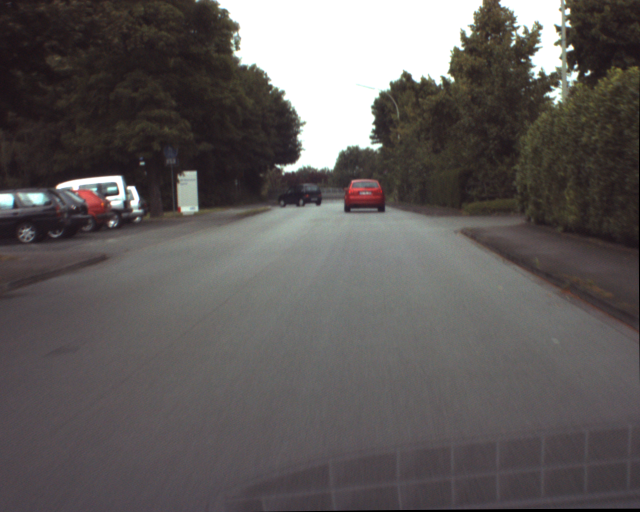
%> input picture assignment2/testimages/ur_c_s_03a_01_L_0376.png, 1280 x 1024 px (shown at 1/2 size)
$ octave main_1_stef_change.m   (GNU Octave 9; MATLAB toolbox functions it lacks are replaced by stand-ins)
%> lines starting %> are read from the running program, lines starting %| are printed output that depends on the picture; in (x1, y1, x2, y2) boxes, pixels count from 0 and x2, y2 are one past the last pixel; in counts of white or black regions, pixels touching at a corner belong together; the program's own positions count from 1
close all;
clear, clc;
% set(0, 'DefaultFigureWindowStyle', 'docked');
addpath("testimages/")

% second part
images = { 'ur_c_s_03a_01_L_0376.png', ...
           'ur_c_s_03a_01_L_0377.png', ...
           'ur_c_s_03a_01_L_0378.png', ...
           'ur_c_s_03a_01_L_0379.png', ...
           'ur_c_s_03a_01_L_0380.png', ...
           'ur_c_s_03a_01_L_0381.png' };


img = im2gray(imread(images{1}));
%> img: size 1024x1280 uint8; min 0, max 255, mean 92.1
red_car = img(360:420,690:770); %window of car
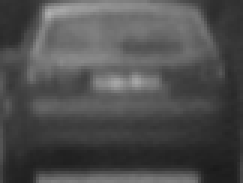
%> red_car: size 61x81 uint8 (shown 3 times larger); min 26, max 176, mean 78.2
turning_car = img(370:412,555:645); %window of blue car
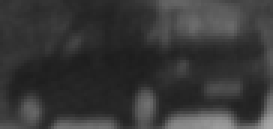
%> turning_car: size 43x91 uint8 (shown 3 times larger); min 29, max 169, mean 55.7
big_window=img(320:462,495:705);   % bigger window black car - slower
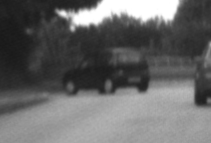
%> big_window: size 143x211 uint8; min 25, max 255, mean 103.1
small_window=img(387:395,595:605); %smaller window black car - we do not find the car anymore


TemplateMatching(red_car,images,"Red car")
% [5 lines not run here, left out]
function TemplateMatching(window_size,images,Templatename)
%> called with Templatename = 'Red car'

figure, imagesc(window_size), axis equal, colormap gray
[h, l] = size(window_size);
%> h = 61; l = 81
fprintf('Window size: %d (height) x %d (lenght)\n', h, l);
%| Window size: 61 (height) x 81 (lenght)

figure
for i = 1:numel(images)
    img = im2gray(imread(images{i}));

    tic
    c = normxcorr2(window_size, img);
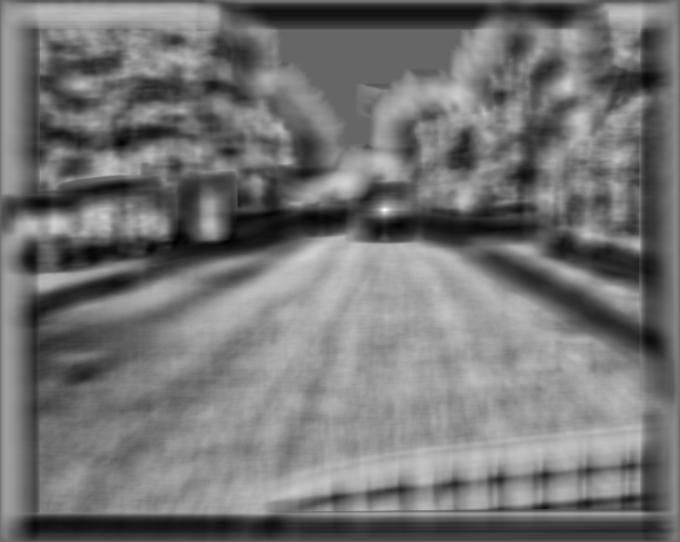
%> c: size 1084x1360 double (shown at 1/2 size); min -0.673, max 1, mean 0.0924; drawn with min black and max white
    elapsed_time = toc;


    fprintf('Image #%d, Template "%s: time = %.4f secondi\n', i,Templatename, elapsed_time);

    maxval = max(max(c)); %double max as its a 2D
%> maxval = 1
    mask = c > 0.99*maxval; %threshold to 99% of maxval
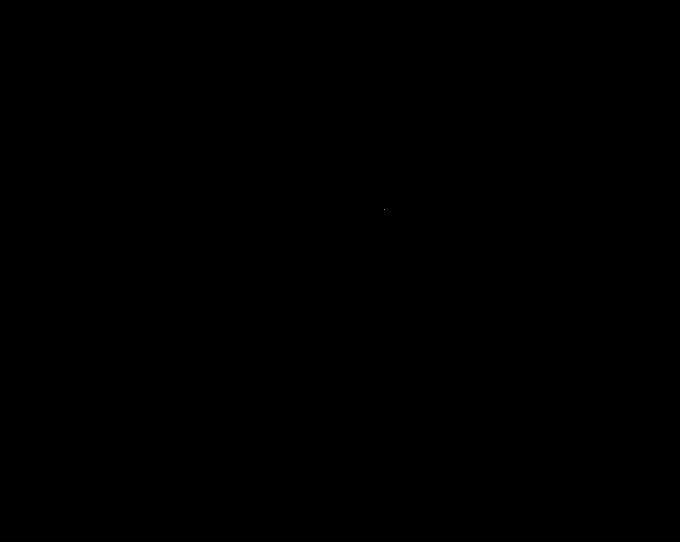
%> mask: size 1084x1360 logical (shown at 1/2 size); 0% white in thin lines or dots, all inside (x1, y1, x2, y2) = (769, 419, 770, 420)

    % figure, imagesc(mask), axis equal, colormap gray
    %stats = regionprops("table", mask, "Centroid");
    %centers = stats.Centroid(1,:); % first object's centroid (x, y) the
    %assumption only 1 will survive

    %this assumes that values or "blods" founds in mask are more than one
    %value may be unnecassary but its more concrete...what you think?
    prop=regionprops(mask, 'Area','Centroid','BoundingBox');%needs logical matrix
%> prop = 1 region; box (x1, y1, x2, y2), Area and Centroid: (769, 419, 770, 420) 1 [770 420]

    col1 = arrayfun(@(prop) prop.Area(1), prop);
%> col1 = 1
    [maxVal, idx] = max(col1);
%> maxVal = 1; idx = 1


    % Adjust centroid to top-left corner for rectangle placement
    x_corner = prop(idx).Centroid(1) - l;
%> x_corner = 689
    y_corner = prop(idx).Centroid(2) - h;
%> y_corner = 359

    subplot(2,3,i)
    imagesc(img), axis equal, hold on, colormap gray
    rectangle('Position', [x_corner, y_corner, l, h], 'EdgeColor', 'r')
    plot(prop(idx).Centroid(1)-l/2, prop(idx).Centroid(2)-h/2, '*r');
    title(images{i})
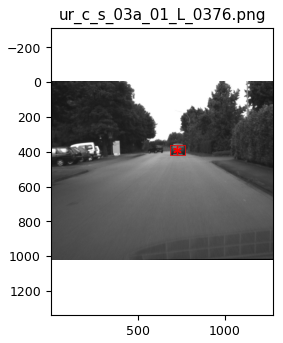
%> figure redrawn from the program's plot data
end
%> pass 2 of the loop in TemplateMatching, `for i = 1:numel(images)`:
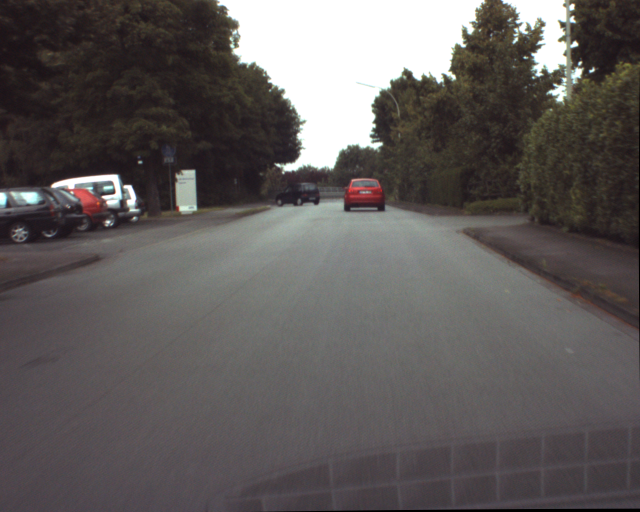
%> input picture assignment2/testimages/ur_c_s_03a_01_L_0377.png, 1280 x 1024 px (shown at 1/2 size)
%> maxval = 0.99
%> in TemplateMatching, `mask = c > 0.99*maxval;`:
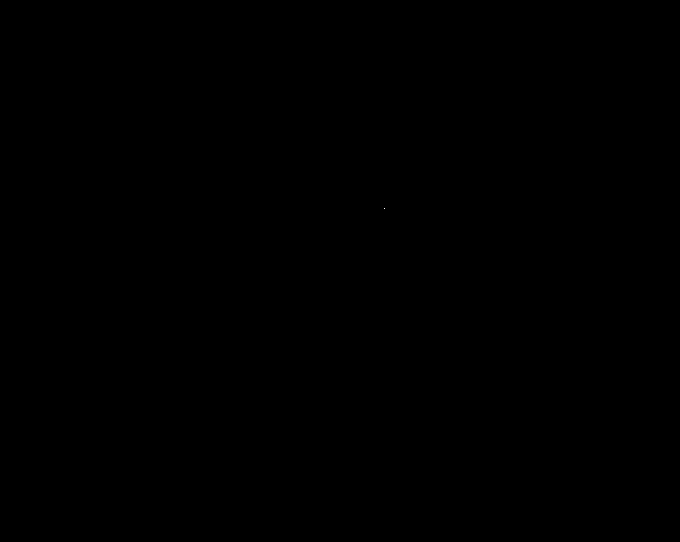
%> mask: size 1084x1360 logical (shown at 1/2 size); 0% white in thin lines or dots, all inside (x1, y1, x2, y2) = (768, 417, 770, 418)
%> prop = 1 region; box (x1, y1, x2, y2), Area and Centroid: (768, 417, 770, 418) 2 [769.5 418]
%> col1 = 2
%> x_corner = 688.5
%> y_corner = 357
%> in TemplateMatching, `title(images{i})`:
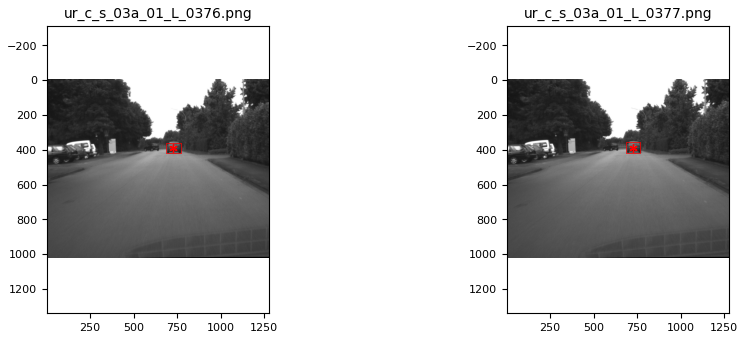
%> figure redrawn from the program's plot data, 2 panels
%> pass 3 of the loop in TemplateMatching, `for i = 1:numel(images)`:
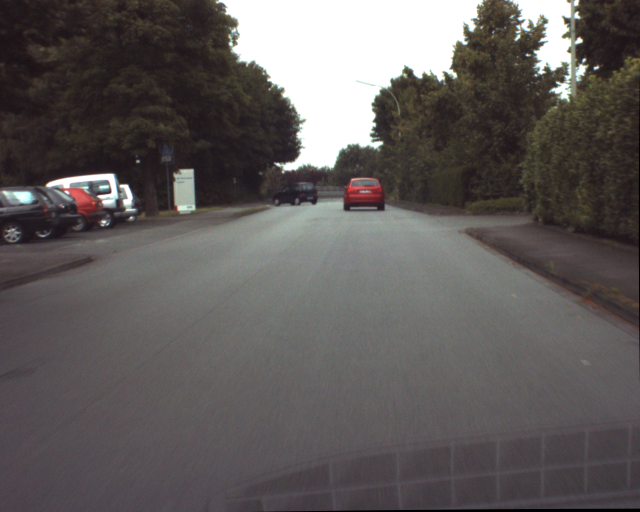
%> input picture assignment2/testimages/ur_c_s_03a_01_L_0378.png, 1280 x 1024 px (shown at 1/2 size)
%> maxval = 0.984
%> in TemplateMatching, `mask = c > 0.99*maxval;`:
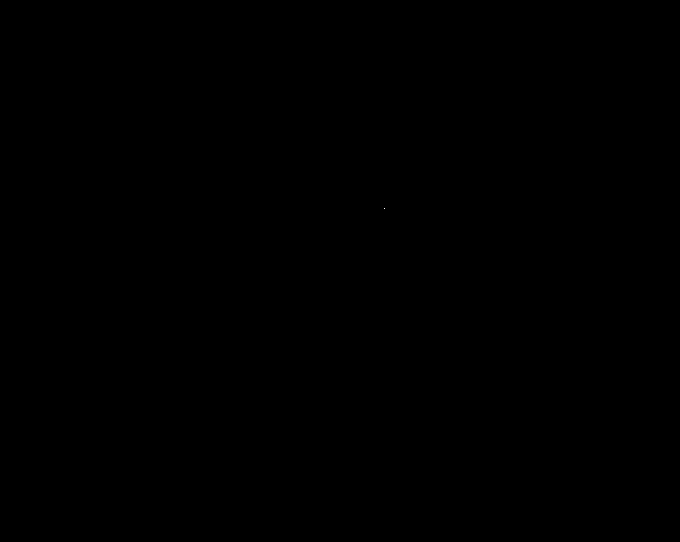
%> mask: size 1084x1360 logical (shown at 1/2 size); 0% white in thin lines or dots, all inside (x1, y1, x2, y2) = (768, 416, 770, 417)
%> prop = 1 region; box (x1, y1, x2, y2), Area and Centroid: (768, 416, 770, 417) 2 [769.5 417]
%> y_corner = 356
%> in TemplateMatching, `title(images{i})`:
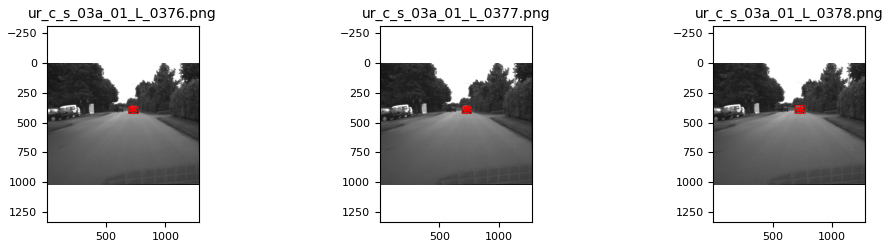
%> figure redrawn from the program's plot data, 3 panels
%> the run ends on the next line

end
